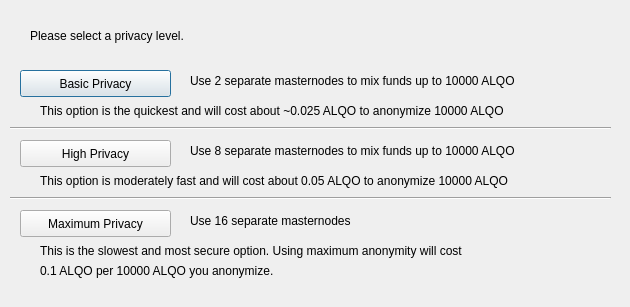
<?xml version="1.0" encoding="UTF-8"?>
<ui version="4.0">
 <class>DarksendConfig</class>
 <widget class="QDialog" name="DarksendConfig">
  <property name="geometry">
   <rect>
    <x>0</x>
    <y>0</y>
    <width>630</width>
    <height>307</height>
   </rect>
  </property>
  <property name="windowTitle">
   <string>Configure Darksend</string>
  </property>
  <widget class="QPushButton" name="buttonBasic">
   <property name="geometry">
    <rect>
     <x>20</x>
     <y>70</y>
     <width>151</width>
     <height>27</height>
    </rect>
   </property>
   <property name="text">
    <string>Basic Privacy</string>
   </property>
  </widget>
  <widget class="QPushButton" name="buttonHigh">
   <property name="geometry">
    <rect>
     <x>20</x>
     <y>140</y>
     <width>151</width>
     <height>27</height>
    </rect>
   </property>
   <property name="text">
    <string>High Privacy</string>
   </property>
  </widget>
  <widget class="QPushButton" name="buttonMax">
   <property name="geometry">
    <rect>
     <x>20</x>
     <y>210</y>
     <width>151</width>
     <height>27</height>
    </rect>
   </property>
   <property name="text">
    <string>Maximum Privacy</string>
   </property>
  </widget>
  <widget class="QLabel" name="label">
   <property name="geometry">
    <rect>
     <x>30</x>
     <y>20</y>
     <width>571</width>
     <height>31</height>
    </rect>
   </property>
   <property name="text">
    <string>Please select a privacy level.</string>
   </property>
  </widget>
  <widget class="QLabel" name="label_2">
   <property name="geometry">
    <rect>
     <x>190</x>
     <y>70</y>
     <width>421</width>
     <height>21</height>
    </rect>
   </property>
   <property name="text">
    <string>Use 2 separate masternodes to mix funds up to 10000 ALQO</string>
   </property>
  </widget>
  <widget class="QLabel" name="label_3">
   <property name="geometry">
    <rect>
     <x>190</x>
     <y>140</y>
     <width>411</width>
     <height>21</height>
    </rect>
   </property>
   <property name="text">
    <string>Use 8 separate masternodes to mix funds up to 10000 ALQO</string>
   </property>
  </widget>
  <widget class="QLabel" name="label_4">
   <property name="geometry">
    <rect>
     <x>190</x>
     <y>210</y>
     <width>421</width>
     <height>21</height>
    </rect>
   </property>
   <property name="text">
    <string>Use 16 separate masternodes</string>
   </property>
  </widget>
  <widget class="QLabel" name="label_6">
   <property name="geometry">
    <rect>
     <x>40</x>
     <y>100</y>
     <width>561</width>
     <height>21</height>
    </rect>
   </property>
   <property name="text">
    <string>This option is the quickest and will cost about ~0.025 ALQO to anonymize 10000 ALQO</string>
   </property>
  </widget>
  <widget class="QLabel" name="label_7">
   <property name="geometry">
    <rect>
     <x>40</x>
     <y>170</y>
     <width>561</width>
     <height>21</height>
    </rect>
   </property>
   <property name="text">
    <string>This option is moderately fast and will cost about 0.05 ALQO to anonymize 10000 ALQO</string>
   </property>
  </widget>
  <widget class="QLabel" name="label_8">
   <property name="geometry">
    <rect>
     <x>40</x>
     <y>240</y>
     <width>561</width>
     <height>21</height>
    </rect>
   </property>
   <property name="text">
    <string>This is the slowest and most secure option. Using maximum anonymity will cost</string>
   </property>
  </widget>
  <widget class="QLabel" name="label_9">
   <property name="geometry">
    <rect>
     <x>40</x>
     <y>260</y>
     <width>561</width>
     <height>21</height>
    </rect>
   </property>
   <property name="text">
    <string>0.1 ALQO per 10000 ALQO you anonymize.</string>
   </property>
  </widget>
  <widget class="Line" name="line">
   <property name="geometry">
    <rect>
     <x>10</x>
     <y>120</y>
     <width>601</width>
     <height>16</height>
    </rect>
   </property>
   <property name="orientation">
    <enum>Qt::Horizontal</enum>
   </property>
  </widget>
  <widget class="Line" name="line_2">
   <property name="geometry">
    <rect>
     <x>10</x>
     <y>190</y>
     <width>601</width>
     <height>16</height>
    </rect>
   </property>
   <property name="orientation">
    <enum>Qt::Horizontal</enum>
   </property>
  </widget>
 </widget>
 <resources/>
 <connections/>
</ui>
